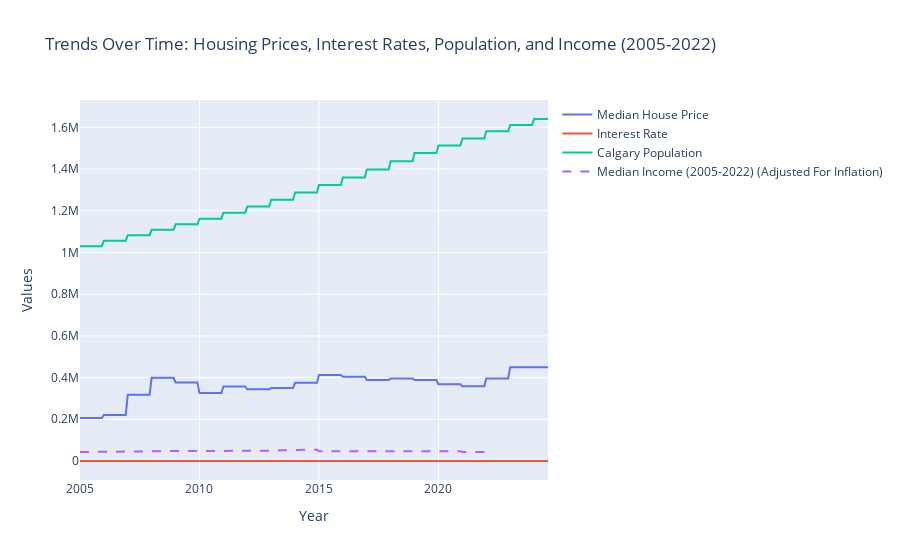

The notebook cell this image was saved under:
### Code cell
import plotly.graph_objects as go

# Ensure data is filtered to 2005 and onwards
merged_data = merged_data[merged_data.index >= '2005-01-01']

# Filter data up to 2022 for the Median Income trace
income_data_up_to_2022 = merged_data[merged_data.index <= '2022-12-31']

# Create the line chart
fig = go.Figure()

# Add a trace for Median House Price
fig.add_trace(go.Scatter(x=merged_data.index, y=merged_data['Median_House_Price'],
                         mode='lines', name='Median House Price'))

# Add a trace for Interest Rate
fig.add_trace(go.Scatter(x=merged_data.index, y=merged_data['Interest_Rate'],
                         mode='lines', name='Interest Rate'))

# Add a trace for Calgary Population
fig.add_trace(go.Scatter(x=merged_data.index, y=merged_data['Calgary_Population'],
                         mode='lines', name='Calgary Population'))

# Add a trace for Median Income only up to 2022
fig.add_trace(go.Scatter(x=income_data_up_to_2022.index, y=income_data_up_to_2022['Median_Income'],
                         mode='lines', name='Median Income (2005-2022) (Adjusted For Inflation)',
                         line=dict(dash='dash')))  # Dashed line to indicate partial data

# Customize the layout
fig.update_layout(
    title='Trends Over Time: Housing Prices, Interest Rates, Population, and Income (2005-2022)',
    xaxis_title='Year',
    yaxis_title='Values',
    hovermode='x unified'  # Shows a unified tooltip for all lines at the same time
)

# Show the chart
fig.show()

fig.write_html("trends.html")

### Figure 1 — Plotly figure (JSON) as saved in the notebook; plotly's stock layout.template omitted (floating-point values rounded to 4 significant figures; data arrays with more than 128 entries replaced by an {"elided": "..."} marker saying what was removed)
{"data": [{"mode": "lines", "name": "Median House Price", "type": "scatter", "x": {"elided": "236 str values"}, "y": {"elided": "236 int values"}}, {"mode": "lines", "name": "Interest Rate", "type": "scatter", "x": {"elided": "236 str values"}, "y": {"elided": "236 float values"}}, {"mode": "lines", "name": "Calgary Population", "type": "scatter", "x": {"elided": "236 str values"}, "y": {"elided": "236 int values"}}, {"line": {"dash": "dash"}, "mode": "lines", "name": "Median Income (2005-2022) (Adjusted For Inflation)", "type": "scatter", "x": {"elided": "216 str values"}, "y": {"elided": "216 int values"}}], "layout": {"hovermode": "x unified", "title": {"text": "Trends Over Time: Housing Prices, Interest Rates, Population, and Income (2005-2022)"}, "xaxis": {"title": {"text": "Year"}}, "yaxis": {"title": {"text": "Values"}}}}
